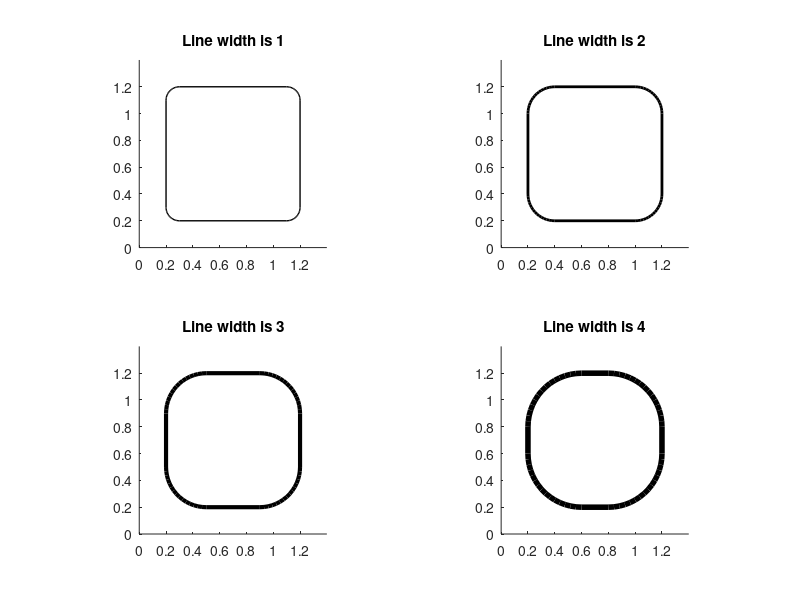

Write MATLAB code to recreate this figure.
for i = 1:4
    subplot(2,2,i);
    rectangle('Position',[0.2 0.2 1 1],'LineWidth',i,...
        'Curvature',[0.2*i 0.2*i]);
    axis([0 1.4 0 1.4]);
    pbaspect([1 1 1]);
    title(sprintf('Line width is %d',i));
end
